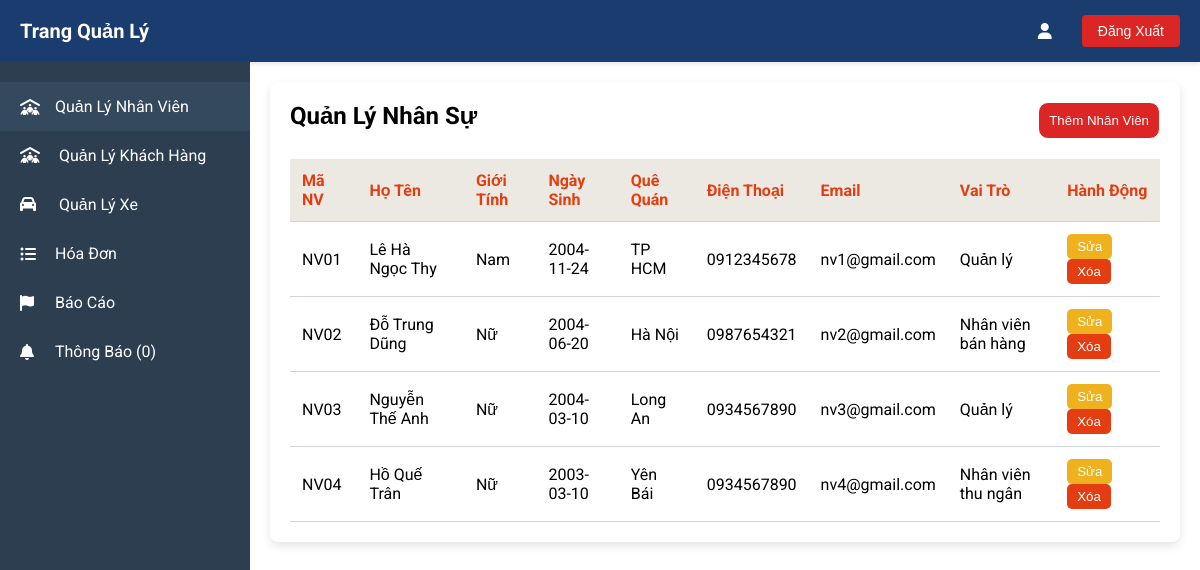
Page /admin.php on the earlier database version.
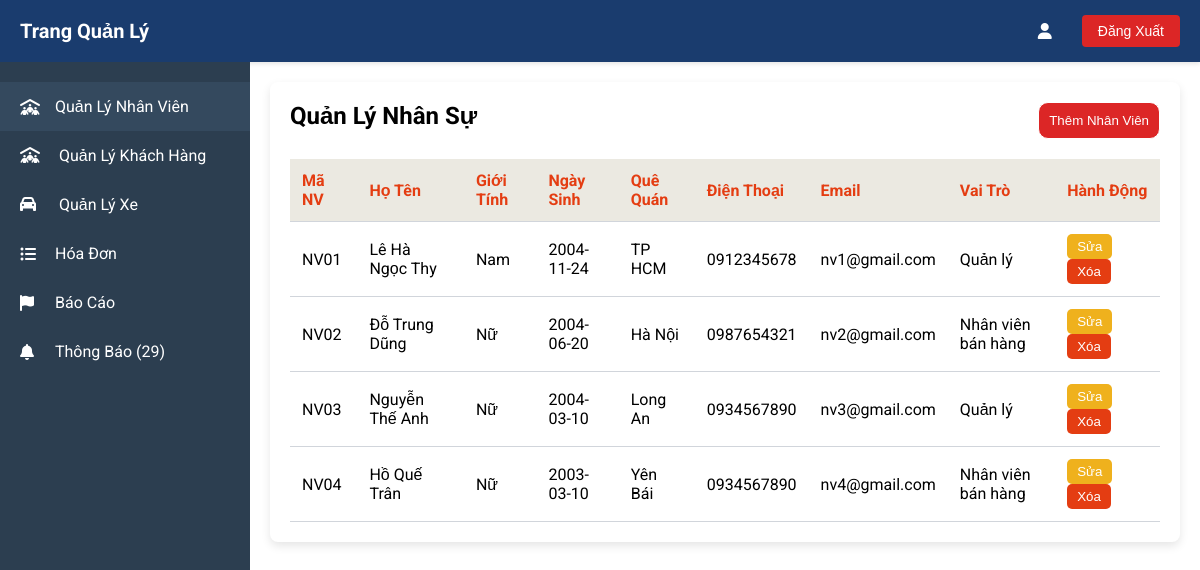
Same page on the later database version.
### tables this page shows
CREATE TABLE IF NOT EXISTS NhanVien (
    MaNV VARCHAR(10) PRIMARY KEY,
    HoTenNV VARCHAR(100),
    QueQuan VARCHAR(100),
    NgaySinhNV DATE,
    SoDienThoaiNV VARCHAR(20),
    GioiTinh VARCHAR(10),
    EmailNV VARCHAR(100),
    TaiKhoan VARCHAR(100),
    MatKhau VARCHAR(100),
    QuyenID INT NOT NULL,
    FOREIGN KEY (QuyenID) REFERENCES QuyenTruyCap(QuyenID)
);

CREATE TABLE IF NOT EXISTS QuyenTruyCap (
    QuyenID INT PRIMARY KEY AUTO_INCREMENT,
    TenQuyen VARCHAR(50) NOT NULL
);

### admin.php (the view, shortened to what this page needs)
<?php
include('ConnectDatabase_PDO.php');
$showLogout = true;
$sta = $pdo->prepare("SELECT * FROM xehoi WHERE SoLuongTonKho = 1");
$sta->execute();
if ($sta->rowCount() > 0) {
    $notis = $sta->fetchAll(PDO::FETCH_OBJ);
}
$sta = $pdo->prepare("SELECT * FROM nhanvien, quyentruycap WHERE nhanvien.QuyenID = quyentruycap.QuyenID");
$sta->execute();
if ($sta->rowCount() > 0) {
    $users = $sta->fetchAll(PDO::FETCH_OBJ);
}
?>
<!DOCTYPE html>
<html lang="en">
<head>
    <link rel="stylesheet" href="./assets/css/styles.css?v=<?php echo time(); ?>">
</head>
<body>
    <div class="header_ad">
        <h1 style="display: flex; align-items: center;">
            Trang Quản Lý
        </h1>
        <div class="header-right">
            <i class="fa-solid fa-user"></i>
            <?php if (isset($showLogout) && $showLogout): ?>
                <form id="logout-id" action="index.php" method="post" onsubmit="return handleLogout()">
                    <button class="logout-btn">Đăng Xuất</button>
                </form>
            <?php endif; ?>
        </div>
    </div>
    <div style="display: flex; height: 100%;">
        <div class="sidebar">
            <ul>
                <li data-section="personnel" class="active"><i class="fa-solid fa-people-roof"></i> Quản Lý Nhân Viên
                </li>
                <li><a href="controllers/controllerKhachHang.php"><i class="fa-solid fa-people-roof"></i> Quản Lý Khách
                        Hàng</a>
                </li>
                <li><a href="QL_Xe.php"><i class="fa-solid fa-car"></i> Quản Lý Xe</a>
                </li>
                <li data-section="invoice"><i class="fa-solid fa-list-ul"></i> Hóa Đơn</li>
                <li data-section="reports"><i class="fa-solid fa-flag"></i> Báo Cáo</li>
                <li data-section="notifications"><i class="fa-solid fa-bell"></i> Thông Báo
                    (<?php if ($notis)
                        echo count($notis);
                    else
                        echo "0"; ?>)
                </li>
            </ul>
        </div>
        <div class="main-content">
            <div id="personnel" class="content-section active">
                <div class="table-container">
                    <div style="display: flex; justify-content: space-between;">
                        <h2>Quản Lý Nhân Sự</h2>
                        <a href="QL_NhanVien.php"><button class="selectBtn" data-section="add_user"
                                onclick="resetUserForm()">Thêm Nhân
                                Viên</button></a>
                    </div>
                    <table>
                        <thead>
                            <tr>
                                <th>Mã NV</th>
                                <th>Họ Tên</th>
                                <th>Giới Tính</th>
                                <th>Ngày Sinh</th>
                                <th>Quê Quán</th>
                                <th>Điện Thoại</th>
                                <th>Email</th>
                                <th>Vai Trò</th>
                                <th>Hành Động</th>
                            </tr>
                        </thead>
                        <tbody>
                            <?php foreach ($users as $user) { ?>
                                <tr>
                                    <td><?php echo $user->MaNV ?></td>
                                    <td><?php echo $user->HoTenNV ?></td>
                                    <td><?php echo $user->GioiTinh ?></td>
                                    <td><?php echo $user->NgaySinhNV ?></td>
                                    <td><?php echo $user->QueQuan ?></td>
                                    <td><?php echo $user->SoDienThoaiNV ?></td>
                                    <td><?php echo $user->EmailNV ?></td>
                                    <td><?php echo $user->TenQuyen ?></td>
                                    <td>
                                        <div class="CRUD-form">
                                            <a href="QL_NhanVien.php"><button style="background-color: #EFB11D;"
                                                    onclick="editUser(<?php echo htmlspecialchars(json_encode($user)); ?>)">
                                                    Sửa
                                                </button></a>
                                        </div>
                                        <form class="CRUD-form" action="QL_NhanVien.php" method="post"
                                            onsubmit="return handleDelete(event)">
                                            <button style="background-color: #E43D12;">Xóa</button>
                                        </form>
                                    </td>
                                </tr>
                            <?php } ?>
                        </tbody>
                    </table>
                </div>
            </div>
        </div>
    </div>
</body>
</html>

Differences in the rows shown:
changed nhanvien "NV04": QuyenID.TenQuyen "Nhân viên thu ngân" → "Nhân viên bán hàng"
Other differences:
count($notis): (not shown) → "29"
text no longer shown: "0"
